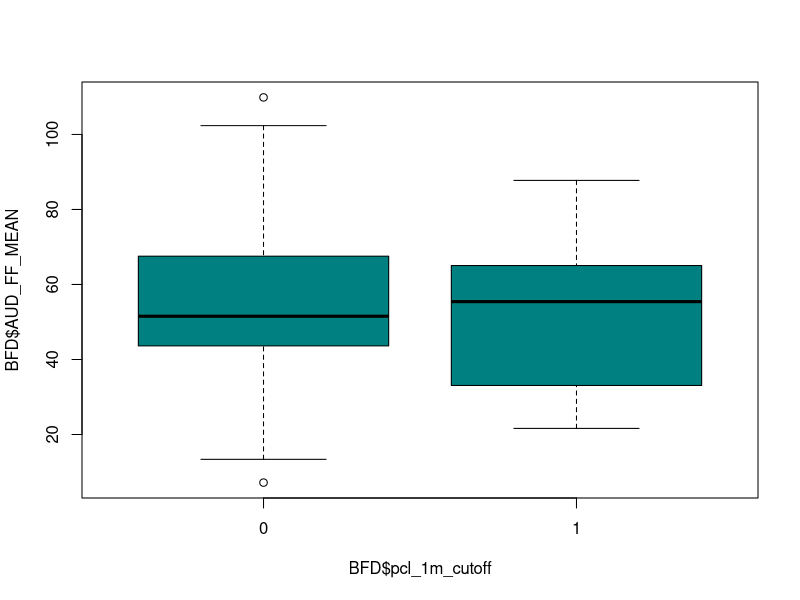
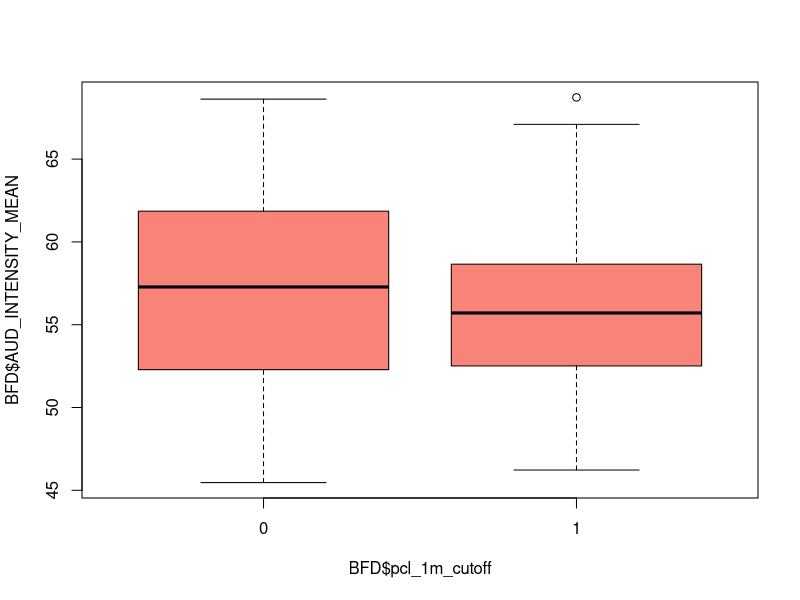
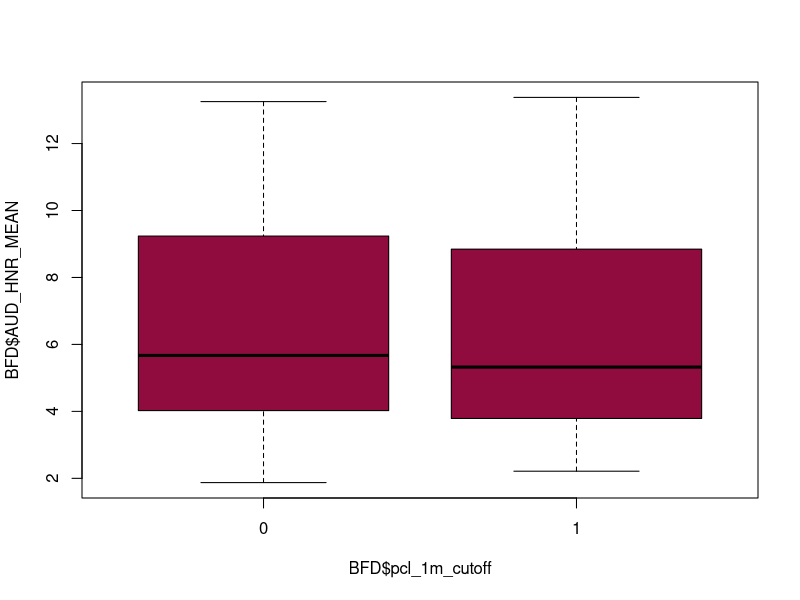
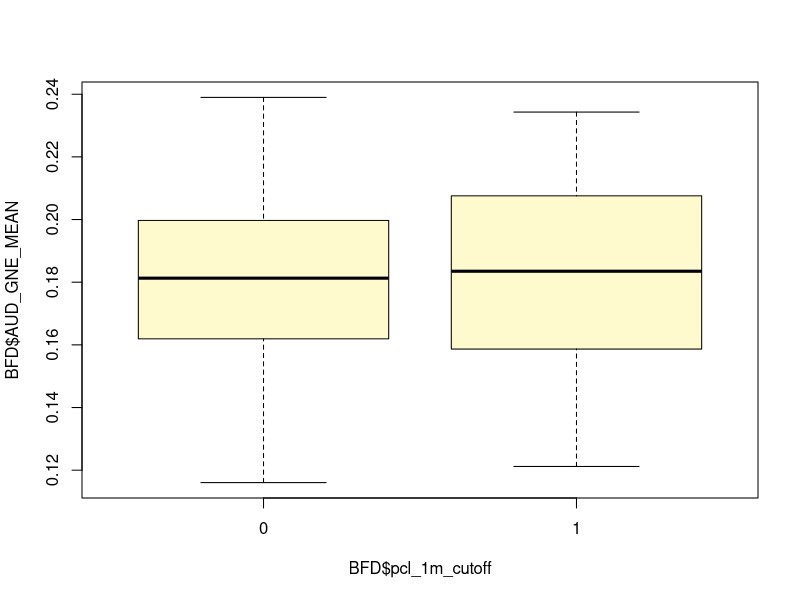
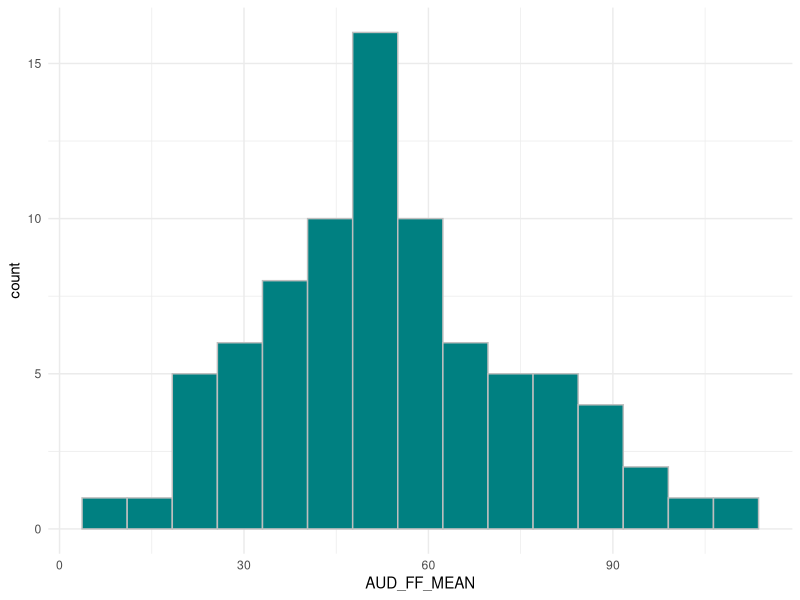
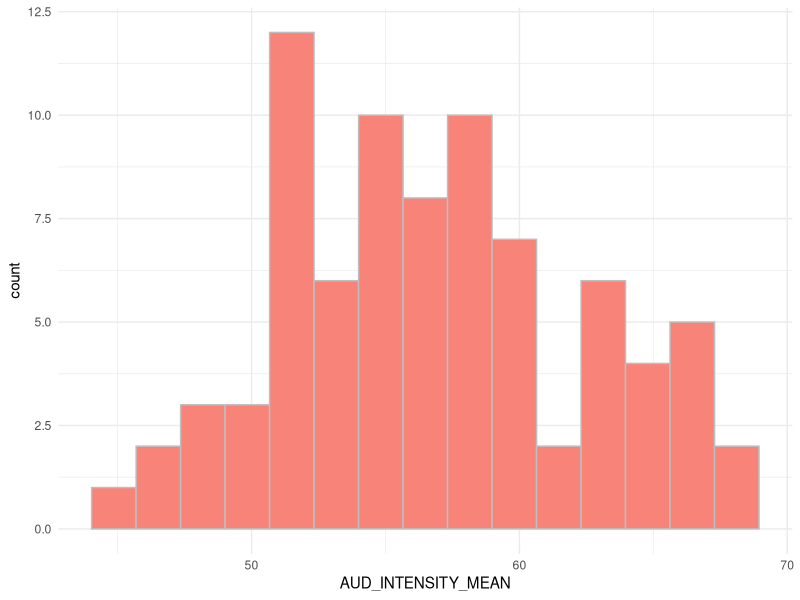
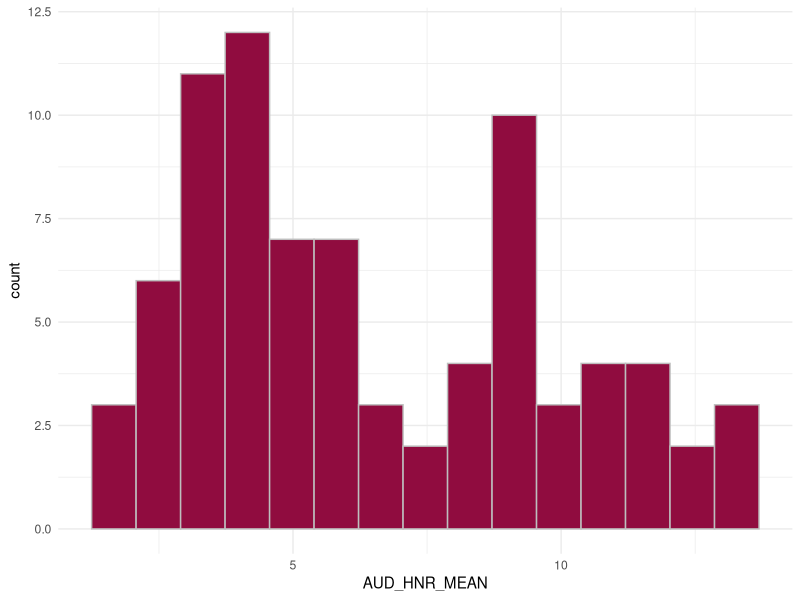
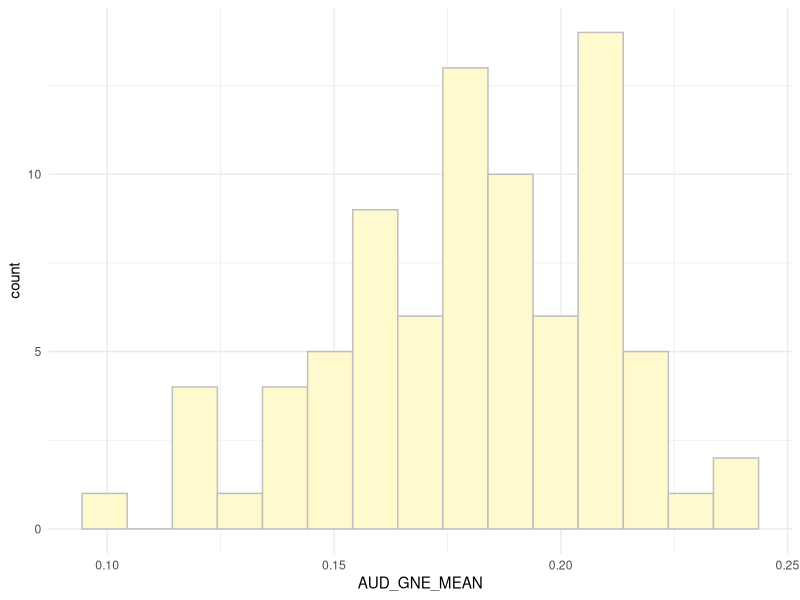

The R source for these figures, in order:
## ---- chunk 1
# load necessary libraries
library(dplyr)
library(tidyverse)
library(ggplot2)
library(ggfortify)
library(caret)
library(cluster)
library(pROC)
## ---- chunk 2
# open data frame
BFD <-  read.csv(file="Bellevue_final_data.csv", header=TRUE, sep=",")
## ---- chunk 3
View(BFD)
## ---- chunk 4
# PTSD ground truth + mean fundamental frequency
boxplot(BFD$AUD_FF_MEAN ~ BFD$pcl_1m_cutoff, col = "#008081")
# PTSD ground truth + mean intensity 
boxplot(BFD$AUD_INTENSITY_MEAN ~ BFD$pcl_1m_cutoff, col = "#F88379")
# PTSD ground truth + mean HNR
boxplot(BFD$AUD_HNR_MEAN ~ BFD$pcl_1m_cutoff, col = "#900C3F")
# PTSD ground truth + mean GNE
boxplot(BFD$AUD_GNE_MEAN ~ BFD$pcl_1m_cutoff, col = "#FFFACD")
## ---- chunk 5
# histogram of mean fundamental frequency
ggplot(BFD, aes(x = AUD_FF_MEAN)) +
  geom_histogram(fill = "#008081", color = "gray", bins = 15) +
  theme_minimal()

# histogram of mean intensity 
ggplot(BFD, aes(x = AUD_INTENSITY_MEAN)) +
  geom_histogram(fill = "#F88379", color = "gray", bins = 15) +
  theme_minimal()

# histogram of mean HNR
ggplot(BFD, aes(x = AUD_HNR_MEAN)) +
  geom_histogram(fill = "#900C3F", color = "gray", bins = 15) +
  theme_minimal()

# histogram of mean GNE
ggplot(BFD, aes(x = AUD_GNE_MEAN)) +
  geom_histogram(fill = "#FFFACD", color = "gray", bins = 15) +
  theme_minimal()
## ---- chunk 6
sum(is.na(BFD$AUD_FF_MEAN))
sum(is.na(BFD$AUD_INTENSITY_MEAN))
sum(is.na(BFD$AUD_HNR_MEAN))
sum(is.na(BFD$AUD_GNE_MEAN))
sum(is.na(BFD$pcl_1m_cutoff))
## ---- chunk 7
BFD <- BFD[!is.na(BFD$pcl_1m_cutoff), ]
## ---- chunk 8
sum(is.na(BFD$pcl_1m_cutoff))
